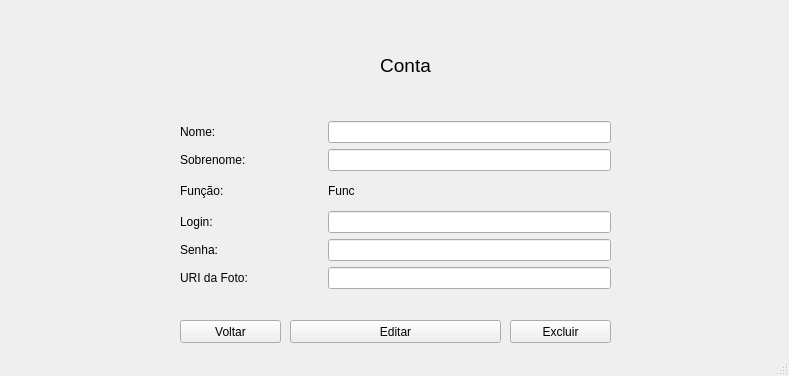
<?xml version="1.0" encoding="UTF-8"?>
<ui version="4.0">
 <class>MainWindow</class>
 <widget class="QMainWindow" name="MainWindow">
  <property name="geometry">
   <rect>
    <x>0</x>
    <y>0</y>
    <width>789</width>
    <height>376</height>
   </rect>
  </property>
  <property name="windowTitle">
   <string>MainWindow</string>
  </property>
  <widget class="QWidget" name="centralwidget">
   <widget class="QLabel" name="label">
    <property name="geometry">
     <rect>
      <x>370</x>
      <y>50</y>
      <width>71</width>
      <height>31</height>
     </rect>
    </property>
    <property name="font">
     <font>
      <pointsize>14</pointsize>
     </font>
    </property>
    <property name="text">
     <string>Conta</string>
    </property>
    <property name="alignment">
     <set>Qt::AlignCenter</set>
    </property>
   </widget>
   <widget class="QWidget" name="layoutWidget">
    <property name="geometry">
     <rect>
      <x>180</x>
      <y>121</y>
      <width>431</width>
      <height>168</height>
     </rect>
    </property>
    <layout class="QGridLayout" name="gridLayout">
     <item row="1" column="1" colspan="2">
      <widget class="QLineEdit" name="sobrenomeTxt">
       <property name="enabled">
        <bool>true</bool>
       </property>
      </widget>
     </item>
     <item row="0" column="1" colspan="2">
      <widget class="QLineEdit" name="nomeTxt">
       <property name="enabled">
        <bool>true</bool>
       </property>
      </widget>
     </item>
     <item row="4" column="0">
      <widget class="QLabel" name="label_6">
       <property name="text">
        <string>Senha:</string>
       </property>
      </widget>
     </item>
     <item row="2" column="0">
      <widget class="QLabel" name="label_4">
       <property name="text">
        <string>Função:</string>
       </property>
      </widget>
     </item>
     <item row="5" column="0">
      <widget class="QLabel" name="label_7">
       <property name="text">
        <string>URI da Foto:</string>
       </property>
      </widget>
     </item>
     <item row="3" column="0">
      <widget class="QLabel" name="label_5">
       <property name="text">
        <string>Login:</string>
       </property>
      </widget>
     </item>
     <item row="3" column="1" colspan="2">
      <widget class="QLineEdit" name="loginTxt">
       <property name="enabled">
        <bool>true</bool>
       </property>
      </widget>
     </item>
     <item row="4" column="1" colspan="2">
      <widget class="QLineEdit" name="senhaTxt">
       <property name="enabled">
        <bool>true</bool>
       </property>
      </widget>
     </item>
     <item row="1" column="0">
      <widget class="QLabel" name="label_3">
       <property name="text">
        <string>Sobrenome:</string>
       </property>
      </widget>
     </item>
     <item row="5" column="1" colspan="2">
      <widget class="QLineEdit" name="linkTxt">
       <property name="enabled">
        <bool>true</bool>
       </property>
      </widget>
     </item>
     <item row="0" column="0">
      <widget class="QLabel" name="label_2">
       <property name="text">
        <string>Nome:</string>
       </property>
      </widget>
     </item>
     <item row="2" column="1" colspan="2">
      <widget class="QLabel" name="LabelFunc">
       <property name="text">
        <string>Func</string>
       </property>
      </widget>
     </item>
    </layout>
   </widget>
   <widget class="QPushButton" name="excluirBtn">
    <property name="geometry">
     <rect>
      <x>510</x>
      <y>320</y>
      <width>101</width>
      <height>23</height>
     </rect>
    </property>
    <property name="text">
     <string>Excluir</string>
    </property>
   </widget>
   <widget class="QPushButton" name="voltarBtn">
    <property name="geometry">
     <rect>
      <x>180</x>
      <y>320</y>
      <width>101</width>
      <height>23</height>
     </rect>
    </property>
    <property name="text">
     <string>Voltar</string>
    </property>
   </widget>
   <widget class="QPushButton" name="editarBtn">
    <property name="geometry">
     <rect>
      <x>290</x>
      <y>320</y>
      <width>211</width>
      <height>23</height>
     </rect>
    </property>
    <property name="text">
     <string>Editar</string>
    </property>
   </widget>
  </widget>
  <widget class="QStatusBar" name="statusbar"/>
 </widget>
 <resources/>
 <connections/>
</ui>
